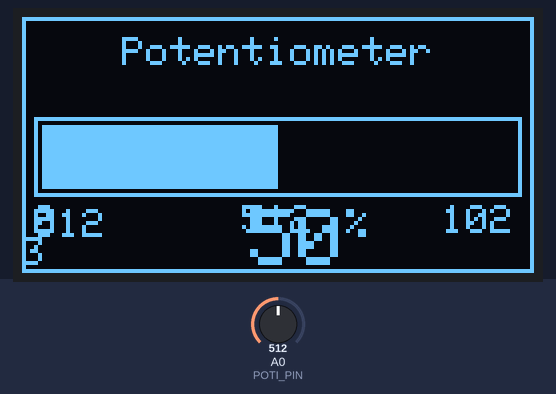
This sketch was run on a simulated Arduino Uno, built with avr-gcc and run on an emulated ATmega328P. On the bench: 128×64 one-colour display. The inputs (shaded band) are chosen by the test bench; at power-on: A0 (POTI_PIN) = 512. What the sketch prints to the serial monitor is not drawn.

Above: at 1.2 s.
1.3 s: A0 (POTI_PIN) set to 716
At 2.2 s:
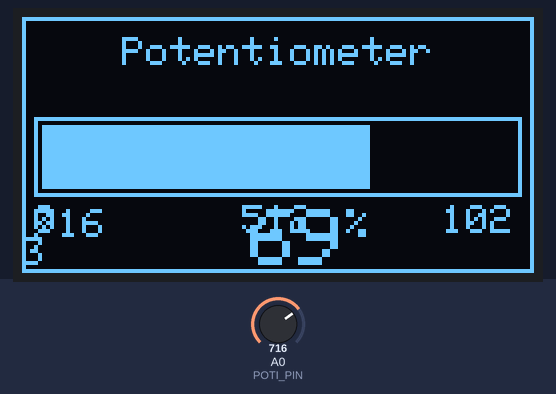
2.8 s: A0 (POTI_PIN) set to 10
At 3.9 s:
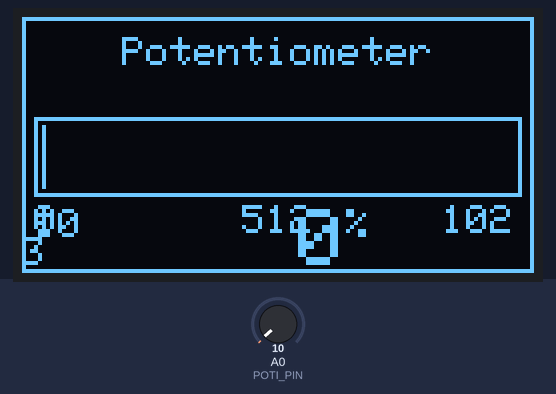
4.4 s: A0 (POTI_PIN) set to 7
At 5.3 s:
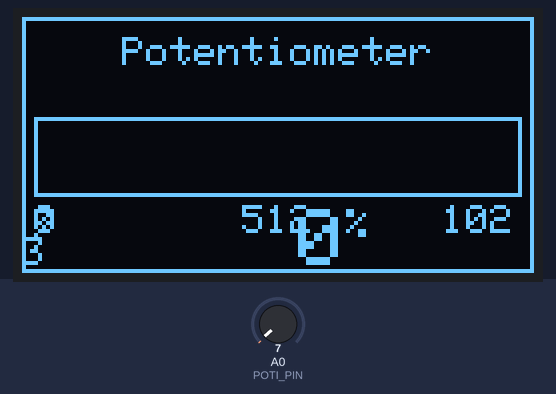
Timing chart, 0 to 7.4 s (numbered marks = the images above; inputs shaded):
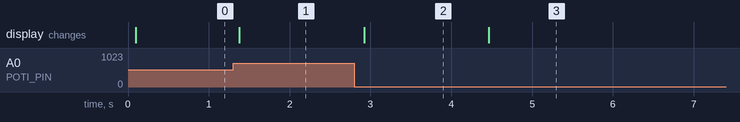

Measured:
- the behaviour switches between 9 and 8 on A0 (POTI_PIN) (found by bisection; images 2 and 3)
- after the input at 1.3 s, the display: changes after 0.07 s (image 1)
- after the input at 2.8 s, the display: changes after 0.12 s (image 2)
- after the input at 4.4 s, the display: changes after 0.06 s (image 3)

The sketch:

challenge2_poti.ino
```cpp
// Challenge 2: Poti-Balkendiagramm auf OLED
// Zeigt den Potentiometer-Wert als Balken und Zahl an
// Benoetigt: OLED + Potentiometer an A0

#include <Wire.h>
#include <Adafruit_GFX.h>
#include <Adafruit_SSD1306.h>

// Display-Konfiguration
#define SCREEN_WIDTH 128
#define SCREEN_HEIGHT 64
#define OLED_RESET -1
#define OLED_ADDR 0x3C

// Potentiometer an Analog-Pin
#define POTI_PIN A0

Adafruit_SSD1306 display(SCREEN_WIDTH, SCREEN_HEIGHT, &Wire, OLED_RESET);

// Variablen fuer Glaettung
int letzterWert = 0;
const int GLAETTUNG = 5;  // Anzahl Samples fuer Mittelwert

void setup() {
    Serial.begin(9600);

    // Display initialisieren
    if (!display.begin(SSD1306_SWITCHCAPVCC, OLED_ADDR)) {
        Serial.println("SSD1306 nicht gefunden!");
        while (true);
    }

    Serial.println("Poti-Balkendiagramm");
    Serial.println("------------------------------");

    display.clearDisplay();
    display.setTextColor(SSD1306_WHITE);
    display.display();
}

int leseGeglaettet() {
    // Mehrere Messungen fuer stabilen Wert
    long summe = 0;
    for (int i = 0; i < GLAETTUNG; i++) {
        summe += analogRead(POTI_PIN);
        delay(2);
    }
    return summe / GLAETTUNG;
}

void zeigeBalken(int wert) {
    display.clearDisplay();

    // Rahmen
    display.drawRect(0, 0, 128, 64, SSD1306_WHITE);

    // Ueberschrift
    display.setTextSize(1);
    display.setCursor(25, 5);
    display.println("Potentiometer");

    // Balkenrahmen (120 Pixel breit fuer 0-1023)
    int balkenY = 25;
    int balkenHoehe = 20;
    display.drawRect(3, balkenY, 122, balkenHoehe, SSD1306_WHITE);

    // Gefuellter Balken (proportional zum Wert)
    int balkenBreite = map(wert, 0, 1023, 0, 118);
    if (balkenBreite > 0) {
        display.fillRect(5, balkenY + 2, balkenBreite, balkenHoehe - 4, SSD1306_WHITE);
    }

    // Prozent-Anzeige
    int prozent = map(wert, 0, 1023, 0, 100);
    display.setTextSize(2);
    display.setCursor(45, 48);
    if (prozent < 10) display.print(" ");
    if (prozent < 100) display.print(" ");
    display.print(prozent);
    display.setTextSize(1);
    display.print("%");

    // Rohwert klein anzeigen
    display.setTextSize(1);
    display.setCursor(3, 48);
    display.print(wert);

    // Skala unter Balken
    display.setCursor(3, balkenY + balkenHoehe + 2);
    display.print("0");
    display.setCursor(55, balkenY + balkenHoehe + 2);
    display.print("512");
    display.setCursor(105, balkenY + balkenHoehe + 2);
    display.print("1023");

    display.display();
}

void loop() {
    // Poti-Wert lesen (geglaettet)
    int potiWert = leseGeglaettet();

    // Nur aktualisieren bei Aenderung (vermeidet Flackern)
    if (abs(potiWert - letzterWert) > 5) {
        letzterWert = potiWert;

        Serial.print("Poti: ");
        Serial.print(potiWert);
        Serial.print(" (");
        Serial.print(map(potiWert, 0, 1023, 0, 100));
        Serial.println("%)");
    }

    zeigeBalken(potiWert);

    delay(50);
}
```
